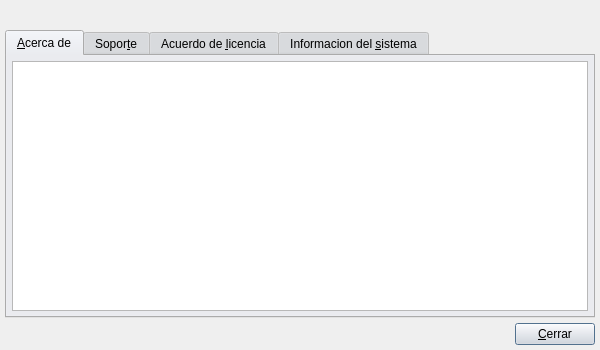
<?xml version="1.0" encoding="UTF-8"?>
<ui version="4.0">
 <class>BfAboutBase</class>
 <widget class="QDialog" name="BfAboutBase">
  <property name="geometry">
   <rect>
    <x>0</x>
    <y>0</y>
    <width>600</width>
    <height>350</height>
   </rect>
  </property>
  <property name="sizePolicy">
   <sizepolicy hsizetype="Maximum" vsizetype="Maximum">
    <horstretch>0</horstretch>
    <verstretch>0</verstretch>
   </sizepolicy>
  </property>
  <property name="minimumSize">
   <size>
    <width>600</width>
    <height>350</height>
   </size>
  </property>
  <property name="maximumSize">
   <size>
    <width>600</width>
    <height>350</height>
   </size>
  </property>
  <property name="palette">
   <palette>
    <active>
     <colorrole role="WindowText">
      <brush brushstyle="SolidPattern">
       <color alpha="255">
        <red>0</red>
        <green>0</green>
        <blue>0</blue>
       </color>
      </brush>
     </colorrole>
     <colorrole role="Button">
      <brush brushstyle="SolidPattern">
       <color alpha="255">
        <red>221</red>
        <green>223</green>
        <blue>228</blue>
       </color>
      </brush>
     </colorrole>
     <colorrole role="Light">
      <brush brushstyle="SolidPattern">
       <color alpha="255">
        <red>255</red>
        <green>255</green>
        <blue>255</blue>
       </color>
      </brush>
     </colorrole>
     <colorrole role="Midlight">
      <brush brushstyle="SolidPattern">
       <color alpha="255">
        <red>255</red>
        <green>255</green>
        <blue>255</blue>
       </color>
      </brush>
     </colorrole>
     <colorrole role="Dark">
      <brush brushstyle="SolidPattern">
       <color alpha="255">
        <red>85</red>
        <green>85</green>
        <blue>85</blue>
       </color>
      </brush>
     </colorrole>
     <colorrole role="Mid">
      <brush brushstyle="SolidPattern">
       <color alpha="255">
        <red>199</red>
        <green>199</green>
        <blue>199</blue>
       </color>
      </brush>
     </colorrole>
     <colorrole role="Text">
      <brush brushstyle="SolidPattern">
       <color alpha="255">
        <red>0</red>
        <green>0</green>
        <blue>0</blue>
       </color>
      </brush>
     </colorrole>
     <colorrole role="BrightText">
      <brush brushstyle="SolidPattern">
       <color alpha="255">
        <red>255</red>
        <green>255</green>
        <blue>255</blue>
       </color>
      </brush>
     </colorrole>
     <colorrole role="ButtonText">
      <brush brushstyle="SolidPattern">
       <color alpha="255">
        <red>0</red>
        <green>0</green>
        <blue>0</blue>
       </color>
      </brush>
     </colorrole>
     <colorrole role="Base">
      <brush brushstyle="SolidPattern">
       <color alpha="255">
        <red>255</red>
        <green>255</green>
        <blue>255</blue>
       </color>
      </brush>
     </colorrole>
     <colorrole role="Window">
      <brush brushstyle="SolidPattern">
       <color alpha="255">
        <red>239</red>
        <green>239</green>
        <blue>239</blue>
       </color>
      </brush>
     </colorrole>
     <colorrole role="Shadow">
      <brush brushstyle="SolidPattern">
       <color alpha="255">
        <red>0</red>
        <green>0</green>
        <blue>0</blue>
       </color>
      </brush>
     </colorrole>
     <colorrole role="Highlight">
      <brush brushstyle="SolidPattern">
       <color alpha="255">
        <red>103</red>
        <green>141</green>
        <blue>178</blue>
       </color>
      </brush>
     </colorrole>
     <colorrole role="HighlightedText">
      <brush brushstyle="SolidPattern">
       <color alpha="255">
        <red>255</red>
        <green>255</green>
        <blue>255</blue>
       </color>
      </brush>
     </colorrole>
     <colorrole role="Link">
      <brush brushstyle="SolidPattern">
       <color alpha="255">
        <red>0</red>
        <green>0</green>
        <blue>238</blue>
       </color>
      </brush>
     </colorrole>
     <colorrole role="LinkVisited">
      <brush brushstyle="SolidPattern">
       <color alpha="255">
        <red>82</red>
        <green>24</green>
        <blue>139</blue>
       </color>
      </brush>
     </colorrole>
     <colorrole role="AlternateBase">
      <brush brushstyle="SolidPattern">
       <color alpha="255">
        <red>232</red>
        <green>232</green>
        <blue>232</blue>
       </color>
      </brush>
     </colorrole>
    </active>
    <inactive>
     <colorrole role="WindowText">
      <brush brushstyle="SolidPattern">
       <color alpha="255">
        <red>0</red>
        <green>0</green>
        <blue>0</blue>
       </color>
      </brush>
     </colorrole>
     <colorrole role="Button">
      <brush brushstyle="SolidPattern">
       <color alpha="255">
        <red>221</red>
        <green>223</green>
        <blue>228</blue>
       </color>
      </brush>
     </colorrole>
     <colorrole role="Light">
      <brush brushstyle="SolidPattern">
       <color alpha="255">
        <red>255</red>
        <green>255</green>
        <blue>255</blue>
       </color>
      </brush>
     </colorrole>
     <colorrole role="Midlight">
      <brush brushstyle="SolidPattern">
       <color alpha="255">
        <red>255</red>
        <green>255</green>
        <blue>255</blue>
       </color>
      </brush>
     </colorrole>
     <colorrole role="Dark">
      <brush brushstyle="SolidPattern">
       <color alpha="255">
        <red>85</red>
        <green>85</green>
        <blue>85</blue>
       </color>
      </brush>
     </colorrole>
     <colorrole role="Mid">
      <brush brushstyle="SolidPattern">
       <color alpha="255">
        <red>199</red>
        <green>199</green>
        <blue>199</blue>
       </color>
      </brush>
     </colorrole>
     <colorrole role="Text">
      <brush brushstyle="SolidPattern">
       <color alpha="255">
        <red>0</red>
        <green>0</green>
        <blue>0</blue>
       </color>
      </brush>
     </colorrole>
     <colorrole role="BrightText">
      <brush brushstyle="SolidPattern">
       <color alpha="255">
        <red>255</red>
        <green>255</green>
        <blue>255</blue>
       </color>
      </brush>
     </colorrole>
     <colorrole role="ButtonText">
      <brush brushstyle="SolidPattern">
       <color alpha="255">
        <red>0</red>
        <green>0</green>
        <blue>0</blue>
       </color>
      </brush>
     </colorrole>
     <colorrole role="Base">
      <brush brushstyle="SolidPattern">
       <color alpha="255">
        <red>255</red>
        <green>255</green>
        <blue>255</blue>
       </color>
      </brush>
     </colorrole>
     <colorrole role="Window">
      <brush brushstyle="SolidPattern">
       <color alpha="255">
        <red>239</red>
        <green>239</green>
        <blue>239</blue>
       </color>
      </brush>
     </colorrole>
     <colorrole role="Shadow">
      <brush brushstyle="SolidPattern">
       <color alpha="255">
        <red>0</red>
        <green>0</green>
        <blue>0</blue>
       </color>
      </brush>
     </colorrole>
     <colorrole role="Highlight">
      <brush brushstyle="SolidPattern">
       <color alpha="255">
        <red>103</red>
        <green>141</green>
        <blue>178</blue>
       </color>
      </brush>
     </colorrole>
     <colorrole role="HighlightedText">
      <brush brushstyle="SolidPattern">
       <color alpha="255">
        <red>255</red>
        <green>255</green>
        <blue>255</blue>
       </color>
      </brush>
     </colorrole>
     <colorrole role="Link">
      <brush brushstyle="SolidPattern">
       <color alpha="255">
        <red>0</red>
        <green>0</green>
        <blue>238</blue>
       </color>
      </brush>
     </colorrole>
     <colorrole role="LinkVisited">
      <brush brushstyle="SolidPattern">
       <color alpha="255">
        <red>82</red>
        <green>24</green>
        <blue>139</blue>
       </color>
      </brush>
     </colorrole>
     <colorrole role="AlternateBase">
      <brush brushstyle="SolidPattern">
       <color alpha="255">
        <red>232</red>
        <green>232</green>
        <blue>232</blue>
       </color>
      </brush>
     </colorrole>
    </inactive>
    <disabled>
     <colorrole role="WindowText">
      <brush brushstyle="SolidPattern">
       <color alpha="255">
        <red>128</red>
        <green>128</green>
        <blue>128</blue>
       </color>
      </brush>
     </colorrole>
     <colorrole role="Button">
      <brush brushstyle="SolidPattern">
       <color alpha="255">
        <red>221</red>
        <green>223</green>
        <blue>228</blue>
       </color>
      </brush>
     </colorrole>
     <colorrole role="Light">
      <brush brushstyle="SolidPattern">
       <color alpha="255">
        <red>255</red>
        <green>255</green>
        <blue>255</blue>
       </color>
      </brush>
     </colorrole>
     <colorrole role="Midlight">
      <brush brushstyle="SolidPattern">
       <color alpha="255">
        <red>255</red>
        <green>255</green>
        <blue>255</blue>
       </color>
      </brush>
     </colorrole>
     <colorrole role="Dark">
      <brush brushstyle="SolidPattern">
       <color alpha="255">
        <red>85</red>
        <green>85</green>
        <blue>85</blue>
       </color>
      </brush>
     </colorrole>
     <colorrole role="Mid">
      <brush brushstyle="SolidPattern">
       <color alpha="255">
        <red>199</red>
        <green>199</green>
        <blue>199</blue>
       </color>
      </brush>
     </colorrole>
     <colorrole role="Text">
      <brush brushstyle="SolidPattern">
       <color alpha="255">
        <red>199</red>
        <green>199</green>
        <blue>199</blue>
       </color>
      </brush>
     </colorrole>
     <colorrole role="BrightText">
      <brush brushstyle="SolidPattern">
       <color alpha="255">
        <red>255</red>
        <green>255</green>
        <blue>255</blue>
       </color>
      </brush>
     </colorrole>
     <colorrole role="ButtonText">
      <brush brushstyle="SolidPattern">
       <color alpha="255">
        <red>128</red>
        <green>128</green>
        <blue>128</blue>
       </color>
      </brush>
     </colorrole>
     <colorrole role="Base">
      <brush brushstyle="SolidPattern">
       <color alpha="255">
        <red>239</red>
        <green>239</green>
        <blue>239</blue>
       </color>
      </brush>
     </colorrole>
     <colorrole role="Window">
      <brush brushstyle="SolidPattern">
       <color alpha="255">
        <red>239</red>
        <green>239</green>
        <blue>239</blue>
       </color>
      </brush>
     </colorrole>
     <colorrole role="Shadow">
      <brush brushstyle="SolidPattern">
       <color alpha="255">
        <red>0</red>
        <green>0</green>
        <blue>0</blue>
       </color>
      </brush>
     </colorrole>
     <colorrole role="Highlight">
      <brush brushstyle="SolidPattern">
       <color alpha="255">
        <red>86</red>
        <green>117</green>
        <blue>148</blue>
       </color>
      </brush>
     </colorrole>
     <colorrole role="HighlightedText">
      <brush brushstyle="SolidPattern">
       <color alpha="255">
        <red>255</red>
        <green>255</green>
        <blue>255</blue>
       </color>
      </brush>
     </colorrole>
     <colorrole role="Link">
      <brush brushstyle="SolidPattern">
       <color alpha="255">
        <red>0</red>
        <green>0</green>
        <blue>238</blue>
       </color>
      </brush>
     </colorrole>
     <colorrole role="LinkVisited">
      <brush brushstyle="SolidPattern">
       <color alpha="255">
        <red>82</red>
        <green>24</green>
        <blue>139</blue>
       </color>
      </brush>
     </colorrole>
     <colorrole role="AlternateBase">
      <brush brushstyle="SolidPattern">
       <color alpha="255">
        <red>232</red>
        <green>232</green>
        <blue>232</blue>
       </color>
      </brush>
     </colorrole>
    </disabled>
   </palette>
  </property>
  <property name="windowIcon">
   <iconset>
    <normaloff/>
   </iconset>
  </property>
  <layout class="QHBoxLayout">
   <property name="spacing">
    <number>5</number>
   </property>
   <property name="margin">
    <number>5</number>
   </property>
   <item>
    <layout class="QVBoxLayout">
     <property name="spacing">
      <number>5</number>
     </property>
     <property name="margin">
      <number>0</number>
     </property>
     <item>
      <layout class="QHBoxLayout">
       <property name="spacing">
        <number>5</number>
       </property>
       <property name="margin">
        <number>0</number>
       </property>
       <item>
        <widget class="QLabel" name="label">
         <property name="text">
          <string/>
         </property>
         <property name="pixmap">
          <pixmap resource="../../bulmagesplus.qrc">:/factu/images/bulmagesplus/bgp_239x52.png</pixmap>
         </property>
         <property name="scaledContents">
          <bool>true</bool>
         </property>
        </widget>
       </item>
       <item>
        <spacer name="horizontalSpacer">
         <property name="orientation">
          <enum>Qt::Horizontal</enum>
         </property>
         <property name="sizeType">
          <enum>QSizePolicy::Fixed</enum>
         </property>
         <property name="sizeHint" stdset="0">
          <size>
           <width>10</width>
           <height>20</height>
          </size>
         </property>
        </spacer>
       </item>
       <item>
        <widget class="QLabel" name="mui_lbversion">
         <property name="font">
          <font>
           <family>Sans Serif</family>
           <pointsize>9</pointsize>
           <weight>75</weight>
           <italic>false</italic>
           <bold>true</bold>
           <underline>false</underline>
           <strikeout>false</strikeout>
          </font>
         </property>
        </widget>
       </item>
       <item>
        <spacer>
         <property name="orientation">
          <enum>Qt::Horizontal</enum>
         </property>
         <property name="sizeHint" stdset="0">
          <size>
           <width>40</width>
           <height>20</height>
          </size>
         </property>
        </spacer>
       </item>
      </layout>
     </item>
     <item>
      <widget class="QTabWidget" name="textEdit_s">
       <property name="focusPolicy">
        <enum>Qt::StrongFocus</enum>
       </property>
       <property name="layoutDirection">
        <enum>Qt::LeftToRight</enum>
       </property>
       <property name="currentIndex">
        <number>0</number>
       </property>
       <widget class="QWidget" name="Acercade">
        <attribute name="title">
         <string>&amp;Acerca de</string>
        </attribute>
        <layout class="QHBoxLayout">
         <property name="spacing">
          <number>5</number>
         </property>
         <property name="margin">
          <number>5</number>
         </property>
         <item>
          <widget class="QTextEdit" name="textEdit_sobre">
           <property name="focusPolicy">
            <enum>Qt::StrongFocus</enum>
           </property>
           <property name="readOnly">
            <bool>true</bool>
           </property>
          </widget>
         </item>
        </layout>
       </widget>
       <widget class="QWidget" name="soporte">
        <attribute name="title">
         <string>Sopor&amp;te</string>
        </attribute>
        <layout class="QHBoxLayout">
         <property name="spacing">
          <number>5</number>
         </property>
         <property name="margin">
          <number>5</number>
         </property>
         <item>
          <widget class="QTextEdit" name="textEdit_soporte">
           <property name="focusPolicy">
            <enum>Qt::TabFocus</enum>
           </property>
           <property name="readOnly">
            <bool>true</bool>
           </property>
          </widget>
         </item>
        </layout>
       </widget>
       <widget class="QWidget" name="licencia">
        <attribute name="title">
         <string>Acuerdo de &amp;licencia</string>
        </attribute>
        <layout class="QHBoxLayout">
         <property name="spacing">
          <number>5</number>
         </property>
         <property name="margin">
          <number>5</number>
         </property>
         <item>
          <widget class="QTextEdit" name="textEdit_licencia">
           <property name="focusPolicy">
            <enum>Qt::StrongFocus</enum>
           </property>
           <property name="readOnly">
            <bool>true</bool>
           </property>
          </widget>
         </item>
        </layout>
       </widget>
       <widget class="QWidget" name="info">
        <attribute name="title">
         <string>Informacion del &amp;sistema</string>
        </attribute>
        <layout class="QHBoxLayout" name="horizontalLayout">
         <property name="margin">
          <number>5</number>
         </property>
         <item>
          <widget class="QTextEdit" name="textEdit_sistema">
           <property name="readOnly">
            <bool>true</bool>
           </property>
          </widget>
         </item>
        </layout>
       </widget>
      </widget>
     </item>
     <item>
      <layout class="QHBoxLayout">
       <property name="spacing">
        <number>5</number>
       </property>
       <property name="margin">
        <number>0</number>
       </property>
       <item>
        <spacer>
         <property name="orientation">
          <enum>Qt::Horizontal</enum>
         </property>
         <property name="sizeHint" stdset="0">
          <size>
           <width>40</width>
           <height>20</height>
          </size>
         </property>
        </spacer>
       </item>
       <item>
        <widget class="QPushButton" name="pushButton_cerrar">
         <property name="text">
          <string>&amp;Cerrar</string>
         </property>
        </widget>
       </item>
      </layout>
     </item>
    </layout>
   </item>
  </layout>
 </widget>
 <layoutdefault spacing="5" margin="5"/>
 <resources>
  <include location="../../bulmages.qrc"/>
  <include location="../../bulmagesplus.qrc"/>
 </resources>
 <connections>
  <connection>
   <sender>pushButton_cerrar</sender>
   <signal>clicked()</signal>
   <receiver>BfAboutBase</receiver>
   <slot>close()</slot>
   <hints>
    <hint type="sourcelabel">
     <x>546</x>
     <y>325</y>
    </hint>
    <hint type="destinationlabel">
     <x>299</x>
     <y>174</y>
    </hint>
   </hints>
  </connection>
 </connections>
</ui>
